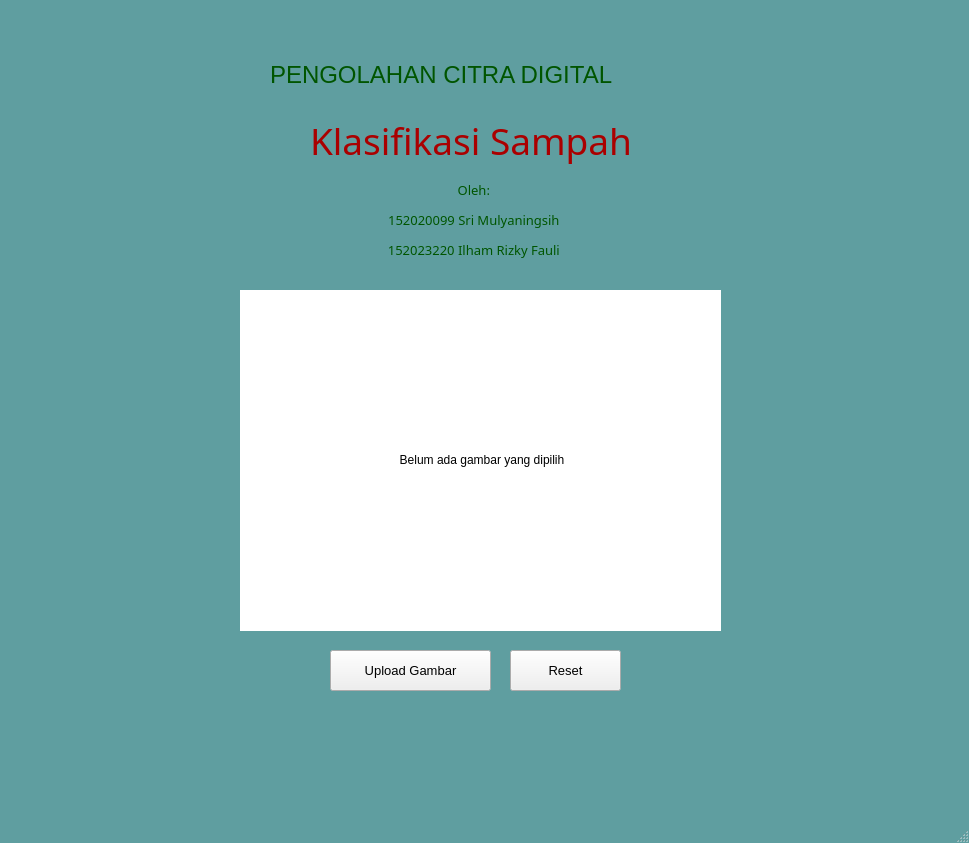
<?xml version="1.0" encoding="UTF-8"?>
<ui version="4.0">
 <class>MainWindow</class>
 <widget class="QMainWindow" name="MainWindow">
  <property name="geometry">
   <rect>
    <x>0</x>
    <y>0</y>
    <width>969</width>
    <height>843</height>
   </rect>
  </property>
  <property name="windowTitle">
   <string>MainWindow</string>
  </property>
  <property name="styleSheet">
   <string notr="true">QMainWindow {
    background-color: #5F9EA0;  /* ganti sesuai keinginan */
}
</string>
  </property>
  <widget class="QWidget" name="centralwidget">
   <widget class="QLabel" name="label">
    <property name="geometry">
     <rect>
      <x>270</x>
      <y>50</y>
      <width>411</width>
      <height>51</height>
     </rect>
    </property>
    <property name="text">
     <string>&lt;html&gt;&lt;head/&gt;&lt;body&gt;&lt;p&gt;&lt;span style=&quot; font-size:18pt; color:#005500;&quot;&gt;PENGOLAHAN CITRA DIGITAL&lt;/span&gt;&lt;/p&gt;&lt;/body&gt;&lt;/html&gt;</string>
    </property>
   </widget>
   <widget class="QLabel" name="label_2">
    <property name="geometry">
     <rect>
      <x>310</x>
      <y>90</y>
      <width>491</width>
      <height>101</height>
     </rect>
    </property>
    <property name="font">
     <font>
      <family>VAGRounded BT</family>
     </font>
    </property>
    <property name="text">
     <string>&lt;html&gt;&lt;head/&gt;&lt;body&gt;&lt;p&gt;&lt;span style=&quot; font-size:28pt; color:#aa0000;&quot;&gt;Klasifikasi Sampah&lt;/span&gt;&lt;/p&gt;&lt;/body&gt;&lt;/html&gt;</string>
    </property>
   </widget>
   <widget class="QLabel" name="label_3">
    <property name="geometry">
     <rect>
      <x>360</x>
      <y>170</y>
      <width>231</width>
      <height>101</height>
     </rect>
    </property>
    <property name="font">
     <font>
      <family>Yu Gothic UI Semilight</family>
     </font>
    </property>
    <property name="text">
     <string>&lt;html&gt;&lt;head/&gt;&lt;body&gt;&lt;p align=&quot;center&quot;&gt;&lt;span style=&quot; font-size:10pt; color:#005500;&quot;&gt;Oleh: &lt;/span&gt;&lt;/p&gt;&lt;p align=&quot;center&quot;&gt;&lt;span style=&quot; font-size:10pt; color:#005500;&quot;&gt;152020099 Sri Mulyaningsih &lt;/span&gt;&lt;/p&gt;&lt;p align=&quot;center&quot;&gt;&lt;span style=&quot; font-size:10pt; color:#005500;&quot;&gt;152023220 Ilham Rizky Fauli &lt;/span&gt;&lt;/p&gt;&lt;/body&gt;&lt;/html&gt;</string>
    </property>
   </widget>
   <widget class="QLabel" name="label_4">
    <property name="geometry">
     <rect>
      <x>240</x>
      <y>290</y>
      <width>481</width>
      <height>341</height>
     </rect>
    </property>
    <property name="autoFillBackground">
     <bool>false</bool>
    </property>
    <property name="styleSheet">
     <string notr="true">QLabel {
    background-color: white;
    color: black;  /* agar teks tetap terlihat */
    border: 1px solid white;  /* opsional, tambahkan garis tepi putih */
}
</string>
    </property>
    <property name="frameShape">
     <enum>QFrame::Box</enum>
    </property>
    <property name="frameShadow">
     <enum>QFrame::Plain</enum>
    </property>
    <property name="text">
     <string>&lt;html&gt;&lt;head/&gt;&lt;body&gt;&lt;p align=&quot;center&quot;&gt;&lt;span style=&quot; font-size:9pt;&quot;&gt;Belum ada gambar yang dipilih&lt;/span&gt;&lt;/p&gt;&lt;/body&gt;&lt;/html&gt;</string>
    </property>
   </widget>
   <widget class="QPushButton" name="pushButton">
    <property name="geometry">
     <rect>
      <x>330</x>
      <y>650</y>
      <width>161</width>
      <height>41</height>
     </rect>
    </property>
    <property name="font">
     <font>
      <family>Arial</family>
      <pointsize>10</pointsize>
      <weight>50</weight>
      <bold>false</bold>
     </font>
    </property>
    <property name="text">
     <string>Upload Gambar</string>
    </property>
    <property name="icon">
     <iconset>
      <normaloff>C:/Users/asus/Downloads/image.png</normaloff>C:/Users/asus/Downloads/image.png</iconset>
    </property>
    <property name="iconSize">
     <size>
      <width>22</width>
      <height>22</height>
     </size>
    </property>
   </widget>
   <widget class="QLabel" name="label_5">
    <property name="geometry">
     <rect>
      <x>330</x>
      <y>730</y>
      <width>341</width>
      <height>61</height>
     </rect>
    </property>
    <property name="font">
     <font>
      <pointsize>15</pointsize>
     </font>
    </property>
    <property name="text">
     <string/>
    </property>
   </widget>
   <widget class="QPushButton" name="pushButton_2">
    <property name="geometry">
     <rect>
      <x>510</x>
      <y>650</y>
      <width>111</width>
      <height>41</height>
     </rect>
    </property>
    <property name="font">
     <font>
      <family>Arial</family>
      <pointsize>10</pointsize>
      <weight>50</weight>
      <bold>false</bold>
     </font>
    </property>
    <property name="text">
     <string>Reset</string>
    </property>
    <property name="icon">
     <iconset>
      <normaloff>C:/Users/asus/Downloads/circle-of-two-clockwise-arrows-rotation.png</normaloff>C:/Users/asus/Downloads/circle-of-two-clockwise-arrows-rotation.png</iconset>
    </property>
   </widget>
   <widget class="QLabel" name="label_6">
    <property name="geometry">
     <rect>
      <x>200</x>
      <y>100</y>
      <width>101</width>
      <height>91</height>
     </rect>
    </property>
    <property name="maximumSize">
     <size>
      <width>16777212</width>
      <height>16777215</height>
     </size>
    </property>
    <property name="text">
     <string/>
    </property>
    <property name="pixmap">
     <pixmap>C:/Users/asus/Downloads/waste-bin.png</pixmap>
    </property>
    <property name="scaledContents">
     <bool>true</bool>
    </property>
   </widget>
  </widget>
  <widget class="QMenuBar" name="menubar">
   <property name="geometry">
    <rect>
     <x>0</x>
     <y>0</y>
     <width>969</width>
     <height>26</height>
    </rect>
   </property>
  </widget>
  <widget class="QStatusBar" name="statusbar"/>
 </widget>
 <resources/>
 <connections/>
</ui>
